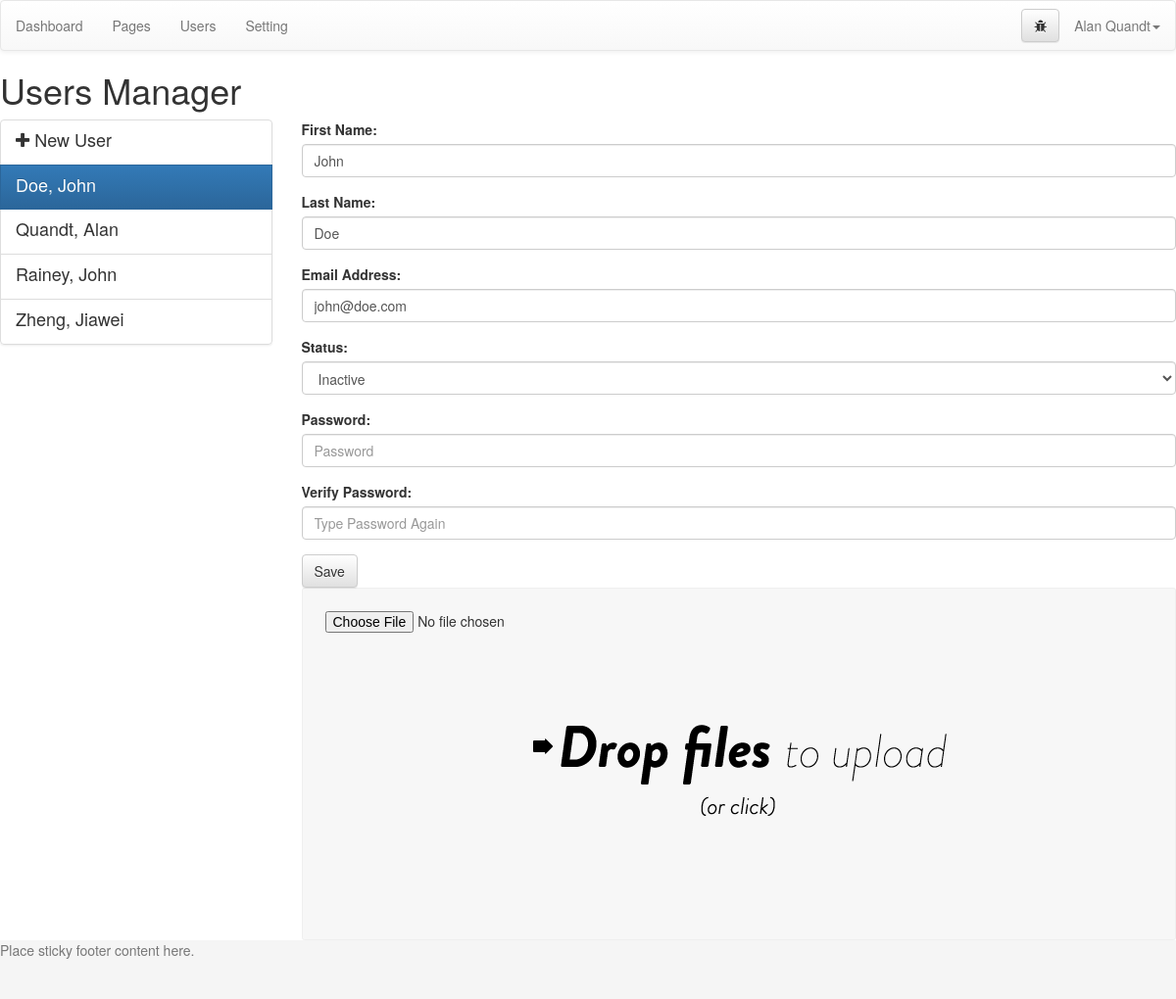
The page /admin/index.php?page=users&id=4 (signed in) on the database its author committed.
### tables this page shows
CREATE TABLE `users` (
  `id` mediumint(9) NOT NULL,
  `avatar` varchar(100) NOT NULL,
  `first` varchar(200) NOT NULL,
  `last` varchar(200) NOT NULL,
  `email` varchar(300) NOT NULL,
  `password` varchar(200) NOT NULL,
  `status` int(1) NOT NULL DEFAULT '1'
);

### admin/index.php (called while the page is built)
<?php
  include('template/header.php');
  include('views/'.$page.'.php');
  include('template/footer.php');
?>

### admin/functions/data.php (called while the page is built, shortened)
<?php
function data_user($dbc, $id) {
  if(is_numeric($id)) {
    $cond = "where id = '$id'";
  }else {
    $cond = "where email = '$id'";
  }
  $q = "select * from users $cond";
  $r = mysqli_query($dbc, $q);
  $data = mysqli_fetch_assoc($r);
  $data['fullname'] = $data['first'].' '.$data['last'];
  $data['fullname_reverse'] = $data['last'].', '.$data['first'];
  return $data;
}
?>

### admin/config/queries.php (called while the page is built, shortened)
<?php
  switch ($page) {
    case 'users':
      if(isset($_GET['id'])) {
        $opened = data_user($dbc, $_GET['id']);
      }
    break;
  }

### admin/config/setup.php (called while the page is built, shortened)
<?php
include('../config/connection.php');
include('functions/data.php');
if(isset($_GET['page'])) {
  $page = $_GET['page'];
}else {
  $page = 'dashboard';
}
include('config/queries.php');
$user = data_user($dbc, $_SESSION['username']);
?>

### admin/views/users.php (the view, shortened to what this page needs)
<h1>Users Manager</h1>
<div class="row">
  <div class="col-md-3">
    <div class="list-group">
      <a class="list-group-item" href="index.php?page=users">
        <h4 class="list-group-item-heading"><i class="fa fa-plus"></i> New User</h4>
      </a>
      <?php
        $q = "select * from users order by last ASC";
        $r = mysqli_query($dbc, $q);
        while ($list = mysqli_fetch_assoc($r)) {
          $list = data_user($dbc, $list['id']);
          ?>
          <a class="list-group-item <?php selected($list['id'], $opened['id'], 'active'); ?>" href="index.php?page=users&id=<?php echo $list['id'] ?>">
            <h4 class="list-group-item-heading"><?php echo $list['fullname_reverse'] ?></h4>
          </a>
      <?php } ?>
    </div>
  </div>
  <div class="col-md-9">
    <form action="index.php?page=users&id=<?php echo $opened['id']; ?>" method="post" role="form">
      <div class="form-group">
        <label for="first">First Name:</label>
        <input class="form-control" type="text" name="first" value="<?php echo $opened['first'] ?>" id="first" placeholder="First Name" autocomplete="off">
      </div>
      <div class="form-group">
        <label for="last">Last Name:</label>
        <input class="form-control" type="text" name="last" value="<?php echo $opened['last'] ?>" id="last" placeholder="Last Name" autocomplete="off">
      </div>
      <div class="form-group">
        <label for="email">Email Address:</label>
        <input class="form-control" type="email" name="email" value="<?php echo $opened['email'] ?>" id="email" placeholder="Email Address" autocomplete="off">
      </div>
      <div class="form-group">
        <label for="status">Status:</label>
        <select class="form-control" name="status" id="status">
          <option value="0" <?php if(isset($_GET['id'])) { selected('0', $opened['status'], 'selected');} ?>>Inactive</option>
        </select>
      </div>
      <div class="form-group">
        <label for="password">Password:</label>
        <input class="form-control" type="password" name="password" id="password" value="" placeholder="Password" autocomplete="off">
      </div>
      <div class="form-group">
        <label for="passworvb">Verify Password:</label>
        <input class="form-control" type="password" name="passwordv" id="passwordv" value="" placeholder="Type Password Again" autocomplete="off">
      </div>
      <button type="submit" class="btn btn-default">Save</button>
    </form>
    <?php if(isset($opened['id'])) { ?>
      <form action="uploads.php?id=<?php echo $opened['id']; ?>" class="dropzone" id="avatar-dropzone">
        <input type="file" name="file" />
      </form>
    <?php } ?>
  </div>
</div>

### admin/css/dropzone.css (style rules this page uses)
.dropzone, .dropzone *, .dropzone-previews, .dropzone-previews * { box-sizing: border-box; }
.dropzone { position: relative; border: 1px solid rgba(0,0,0,0.08); background: rgba(0,0,0,0.02); padding: 1em; }
.dropzone.dz-clickable { cursor: pointer; }
.dropzone.dz-clickable * { cursor: default; }
.dropzone { border: 1px solid rgba(0,0,0,0.03); min-height: 360px; -webkit-border-radius: 3px; border-radius: 3px; background: rgba(0,0,0,0.03); padding: 23px; }

### admin/config/css.php (style rules this page uses)
html { position: relative; min-height: 100%; }
body { margin-bottom: 60px; }

### rows shown on the page
users: fullname_reverse "Doe, John", first "John", last "Doe", email "john@doe.com", status "Inactive"
users: fullname_reverse "Quandt, Alan"
users: fullname_reverse "Rainey, John"
users: fullname_reverse "Zheng, Jiawei"

### other values the page prints
$user['fullname'] "Alan Quandt"
